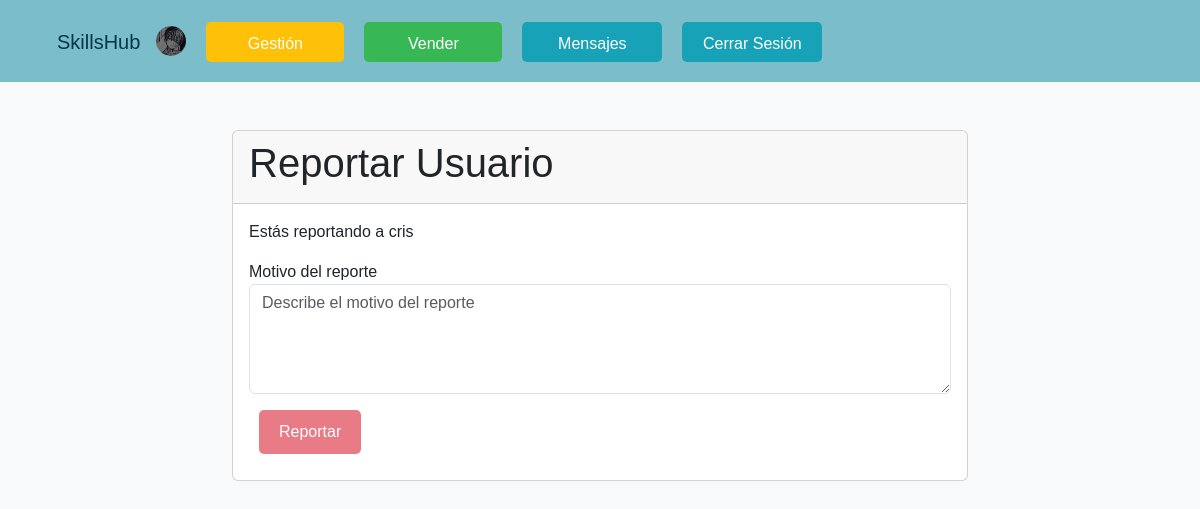
The page /reportar/1/ (signed in) on the database its author committed.
### SkillsHub/models.py (models this page shows)
class Usuario(AbstractUser):
    nombre = models.CharField(max_length=100)
    saldo = models.DecimalField(max_digits=10, decimal_places=2, default=0, null=True)
    avatar = models.ImageField(upload_to='avatars/', default='avatars/perfil.png')
    comentario = models.TextField(blank=True, null=True)
    baneado = models.BooleanField(default=False)
    seguidores = models.ManyToManyField("self", symmetrical=False, related_name='usuarios_seguidores', blank=True)
    seguidos = models.ManyToManyField("self", symmetrical=False, related_name='usuarios_seguidos', blank=True)
    insignia_perfil = models.ForeignKey(UsuarioInsignia, null=True, blank=True, on_delete=models.SET_NULL, related_name='insignia_en_perfil')
    def __str__(self):
        return self.username

### SkillsHub/views.py (the view)
# urls.py: path('reportar/<int:user_id>/', login_required(views.reportar_usuario), name='reportar'),
def reportar_usuario(request, user_id):
    usuario_reportado = get_object_or_404(Usuario, pk=user_id)
    if request.method == 'POST':
        form = ReporteForm(request.POST)
        if form.is_valid():
            reporte = form.save(commit=False)
            reporte.reportador = request.user
            reporte.usuario_reportado = usuario_reportado
            reporte.save()
            return redirect('/')
    else:
        form = ReporteForm()
    return render(request, 'Proyecto/reportar.html', {'form': form, 'usuario_reportado': usuario_reportado})

### SkillsHub/forms.py
class ReporteForm(forms.ModelForm):
    class Meta:
        model = Reporte
        fields = ['motivo']

### SkillsHub/templates/Proyecto/reportar.html (shortened to what this page needs)
{% extends './base.html'%}
{% block content %}
<div class="container mt-5">
    <div class="row justify-content-center">
        <div class="col-md-8">
            <div class="card">
                <div class="card-header">
                    <h1 class="card-title">Reportar Usuario</h1>
                </div>
                <div class="card-body">
                    <p>Estás reportando a {{ usuario_reportado }}</p>
                    <form action="" method="POST" oninput="validarFormulario()">
                        <div class="form-group">
                            <label for="id_motivo">Motivo del reporte</label>
                            <textarea name="motivo" id="id_motivo" rows="4" class="form-control" placeholder="Describe el motivo del reporte" required oninput="validarCampo(this, '^[A-Za-z0-9 .,]*$', 'El motivo no debe contener caracteres especiales.')"></textarea>
                        </div>
                        <button type="submit" class="btn btn-danger mt-3" id="botonReportar" disabled>Reportar</button>
                    </form>
                </div>
            </div>
        </div>
    </div>
</div>
{% endblock %}

### SkillsHub/templates/Proyecto/base.html (shortened to what this page needs)
{% load static %}
<!DOCTYPE html>
<html lang="es">
<head>
    <link href="https://cdn.jsdelivr.net/npm/bootstrap@5.3.3/dist/css/bootstrap.min.css" rel="stylesheet">
</head>
<body>
   <div class="container-fluid no-margin-padding">
        <nav class="page-header navbar navbar-expand-lg navbar-light">
            <div class="container">
                <h1 class="navbar-brand"><a href="{% url 'servicios' %}" style="text-decoration: none; color: inherit;">SkillsHub</a></h1>
                {% if user.avatar %}
                    <div class="d-flex align-items-center avatar-container">
                        <a href="{% url 'perfil_usuario' user.pk %}">
                            <img src="{{ user.avatar.url }}" class="avatar" alt="Avatar">
                        </a>
                    </div>
                {% endif %}
                <div class="collapse navbar-collapse" id="navbarNav">
                    <ul class="navbar-nav text-center">
                        {% if user.is_authenticated %}
                            {% if request.user.is_authenticated and request.user.is_superuser %}
                                <li class="nav-item"><a href="{% url 'gestion' %}" class="nav-link btn btn-warning">Gestión</a></li>
                            {% endif %}
                            <li class="nav-item"><a href="{% url 'nuevo_servicio' %}" class="nav-link btn success btn-success">Vender</a></li>
                            <li class="nav-item"><a href="{% url 'rooms' %}" class="nav-link btn btn-info info text-white">Mensajes</a></li>
                            <li class="nav-item">
                                <form action="{% url 'logout' %}" method="post">
                                    <button type="submit" class="btn btn-info info text-white">Cerrar Sesión</button>
                                </form>
                            </li>
                        {% else %}
                            <li class="nav-item"><a href="{% url 'login' %}" class="nav-link btn btn-info info text-white">Iniciar Sesión</a></li>
                            <li class="nav-item"><a href="{% url 'register' %}" class="nav-link btn btn-info info text-white">Regístrate</a></li>
                        {% endif %}
                    </ul>
                </div>
            </div>
        </nav>
    </div>
    <div class="container-fluid">
        <div class="row">
            <div class="col">
                {% block content %}
                {% endblock %}
            </div>
        </div>
    </div>
</body>
</html>

### SkillsHub/templates/Proyecto/base.html (style rules this page uses)
body { background-color: #f8f9fa; font-family: Arial, sans-serif; margin: 0; padding: 0; }
.page-header { background-color: #7bbec9; }
.page-header { display: flex; justify-content: space-between; align-items: center; padding: 10px; }
.page-header h1 { margin-left: 15px; color: #04364A; margin-top: 10px; }
.btn { display: inline-block; padding: 10px 20px; margin: 10px; font-size: 16px; text-decoration: none; color: #fff; border: none; border-radius: 5px; cursor: pointer; transition: background-color 0.3s ease; }
.btn-warning { background-color: #ffc107; width: 138px; height: 40px; margin-left: 10px; margin-top: 12px; }
.success { background-color: #37b855; width: 138px; height: 40px; margin-top: 12px; }
.info { background-color: #17a2b8; width: 140px; height: 40px; margin-left: 10px; margin-top: 12px; }
.avatar { width: 30px; height: 30px; border-radius: 50%; margin-right: 10px; }
.no-margin-padding { margin: 0 !important; padding: 0 !important; }

### rows shown on the page
Usuario: avatar (picture)
Usuario: username "cris"
